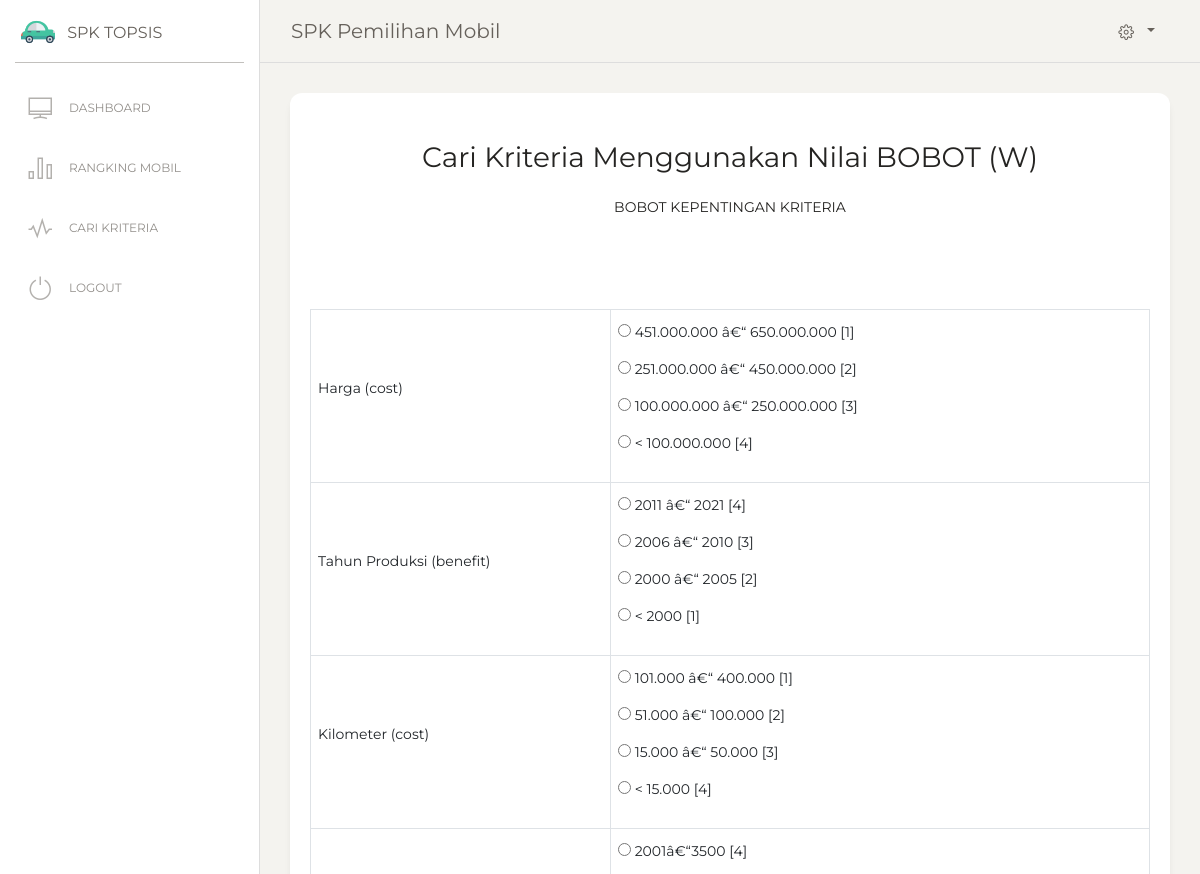
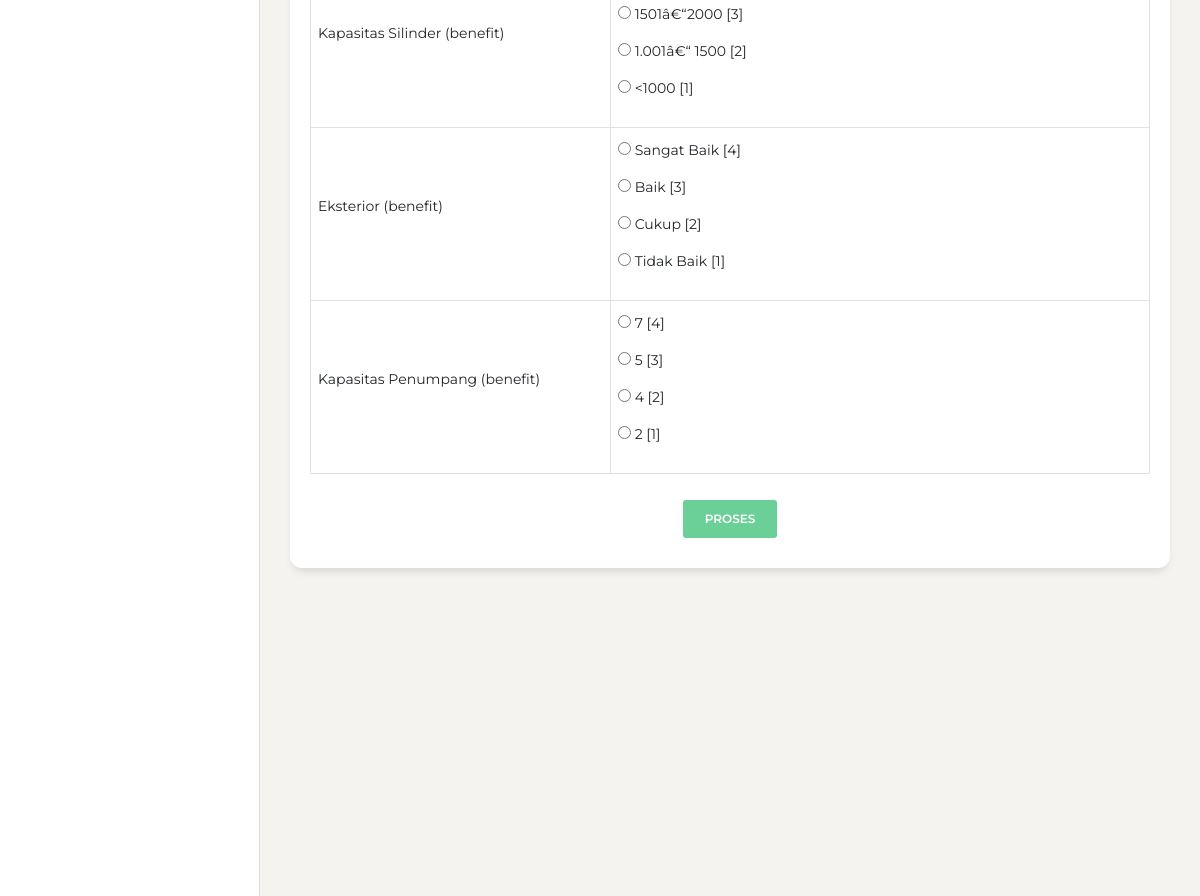
/hitungtopsis.php (signed in), run on the app's committed database (2 pictures, top to bottom).
### tables this page shows
CREATE TABLE IF NOT EXISTS `tb_kriteria` (
  `id_kriteria` int(11) NOT NULL AUTO_INCREMENT,
  `atribut` varchar(50) NOT NULL,
  `bobot_nilai` varchar(50) NOT NULL,
  `nama_kriteria` varchar(50) NOT NULL,
  PRIMARY KEY (`id_kriteria`)
);

CREATE TABLE IF NOT EXISTS `tb_nilai_kriteria` (
  `id_tkriteria` int(11) NOT NULL AUTO_INCREMENT,
  `id_kriteria` int(11) NOT NULL,
  `keterangan` varchar(100) NOT NULL,
  `nkriteria` varchar(15) NOT NULL,
  PRIMARY KEY (`id_tkriteria`)
);

### hitungtopsis.php (the view, shortened to what this page needs)
<?php
include 'header.php';
include 'menu.php';
?>
<div class="content">
  <div class="row">
    <div class="col-md-12">
        <div style="margin-bottom: 250px" class="card">
          <div class="card-header ">
            <h3 style="margin-bottom: 20px; margin-top: 30px" class="card-title">
            <center>Cari Kriteria Menggunakan Nilai BOBOT (W)</h3>
          </div>
          <p style="margin-bottom: 50px" align="center">
            BOBOT KEPENTINGAN KRITERIA
          </p>
          <div style="padding: 20px">
          <?php
        if (!isset($_POST['button']))
        {
        ?>
                        <form name="form1" data-toggle="validator" role="form" method="post" action=""><br>
                          <div class="row">
                            <div class="col-sm-12">
        <table class="table table-bordered">
            <?php
            $q = mysql_query("select * from tb_kriteria ORDER BY id_kriteria");
            while ($r = mysql_fetch_array($q)) {
            ?>
            <tr>
              <td width="300px">
                <p>
                  <?= $r['nama_kriteria']; ?> (<?php echo $r['atribut']; ?>)
                </p>
              </td>
              <td>
                  <?php
                    $querykriteria = mysql_query("SELECT * FROM tb_kriteria,tb_nilai_kriteria WHERE tb_kriteria.id_kriteria = tb_nilai_kriteria.id_kriteria AND tb_nilai_kriteria.id_kriteria='$r[id_kriteria]'");
                    while ($datakriteria = mysql_fetch_array($querykriteria))
                    {
                  ?>
                  <p><input type='radio' name='kepentingan<?php echo $datakriteria['id_kriteria']; ?>' value='<?php echo $datakriteria['nkriteria']; ?>' required/>
                    <?php echo $datakriteria['keterangan']; ?> [<?php echo $datakriteria['nkriteria']; ?>]
                  </p>
                  <?php } ?>
              </td>
            </tr>
            <?php } ?>
        </table>
        <center><input class="btn btn-success" type="submit" name="button" value="Proses">
                            </div>
                          </div>
                        </form>
                        <?php
        }
        ?>
      </div>
      </div>
    </div>
  </div>
</div>
<?php
include 'footer.php';
 ?>

### data on the page
tb_kriteria: nama_kriteria "Harga", atribut "cost"
tb_nilai_kriteria: keterangan "451.000.000 â€“ 650.000.000", nkriteria "1"
tb_nilai_kriteria: keterangan "251.000.000 â€“ 450.000.000", nkriteria "2"
tb_nilai_kriteria: keterangan "100.000.000 â€“ 250.000.000", nkriteria "3"
tb_nilai_kriteria: keterangan "< 100.000.000", nkriteria "4"
tb_kriteria: nama_kriteria "Tahun Produksi", atribut "benefit"
tb_nilai_kriteria: keterangan "2011 â€“ 2021", nkriteria "4"
tb_nilai_kriteria: keterangan "2006 â€“ 2010", nkriteria "3"
tb_nilai_kriteria: keterangan "2000 â€“ 2005", nkriteria "2"
tb_nilai_kriteria: keterangan "< 2000", nkriteria "1"
tb_kriteria: nama_kriteria "Kilometer", atribut "cost"
tb_nilai_kriteria: keterangan "101.000 â€“ 400.000", nkriteria "1"
tb_nilai_kriteria: keterangan "51.000 â€“ 100.000", nkriteria "2"
tb_nilai_kriteria: keterangan "15.000 â€“ 50.000", nkriteria "3"
tb_nilai_kriteria: keterangan "< 15.000", nkriteria "4"
tb_kriteria: nama_kriteria "Kapasitas Silinder", atribut "benefit"
tb_nilai_kriteria: keterangan "2001â€“3500", nkriteria "4"
tb_nilai_kriteria: keterangan "1501â€“2000", nkriteria "3"
tb_nilai_kriteria: keterangan "1.001â€“ 1500", nkriteria "2"
tb_nilai_kriteria: keterangan "<1000", nkriteria "1"
tb_kriteria: nama_kriteria "Eksterior", atribut "benefit"
tb_nilai_kriteria: keterangan "Sangat Baik", nkriteria "4"
tb_nilai_kriteria: keterangan "Baik", nkriteria "3"
tb_nilai_kriteria: keterangan "Cukup", nkriteria "2"
tb_nilai_kriteria: keterangan "Tidak Baik", nkriteria "1"
tb_kriteria: nama_kriteria "Kapasitas Penumpang", atribut "benefit"
tb_nilai_kriteria: keterangan "7", nkriteria "4"
tb_nilai_kriteria: keterangan "5", nkriteria "3"
tb_nilai_kriteria: keterangan "4", nkriteria "2"
tb_nilai_kriteria: keterangan "2", nkriteria "1"
